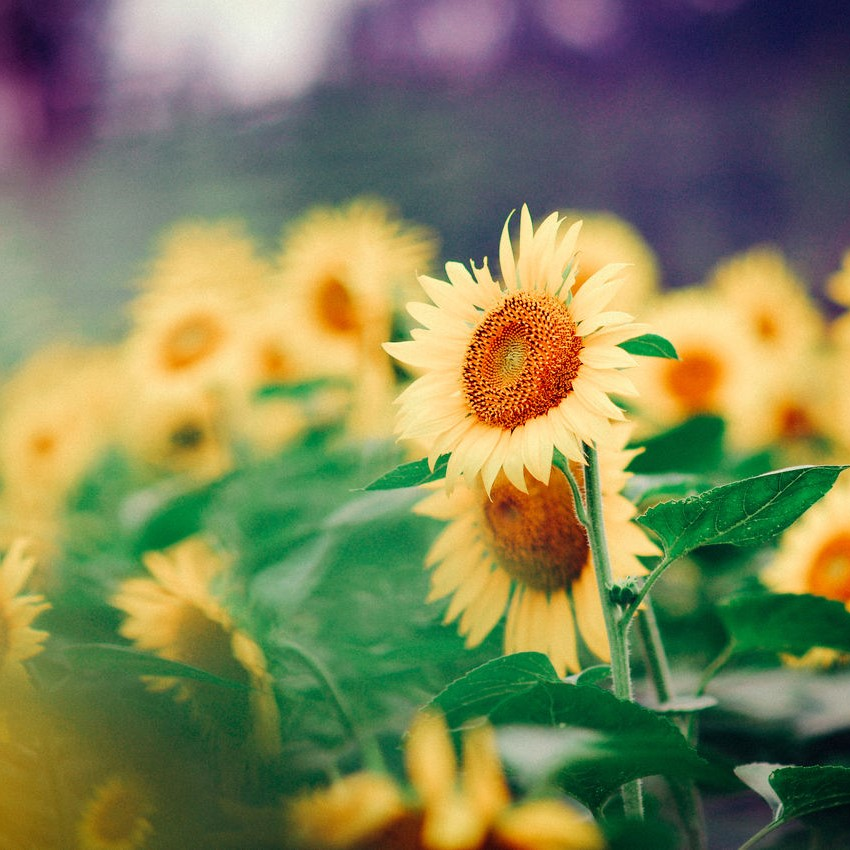
#> input picture PCA/original.jpg, 850 x 850 px
$ python image_compression.py
#> lines starting #> are read from the running program, lines starting #| are printed output that depends on the picture
#!/usr/bin/env python
# -*- coding:utf-8 -*-
# Author: Yandong
# Time  :2019/11/20 6:27
# Compress the image by PCA

import numpy as np
import pylab as pl


def princomp(A, numpc=0):
    """
    :param A:  the original data
    :param numpc: the principal component number
    :return: coeff: the main eigenvector
             score: switch the low dimension space
             latent: eigenvalue
    """
    # computing eigenvalues and eigenvectors of covariance matrix
    M = (A-np.mean(A.T, axis=1)).T  # subtract the mean (along columns)
    [latent, coeff] = np.linalg.eig(np.cov(M))
    p = np.size(coeff, axis=1)
    idx = np.argsort(latent) # sorting the eigenvalues
    idx = idx[::-1]       # in ascending order
    # sorting eigenvectors according to the sorted eigenvalues
    coeff = coeff[:, idx]
    latent = latent[idx] # sorting eigenvalues
    if 0 < numpc < p:
        coeff = coeff[:, range(numpc)] # cutting some PCs if needed
        score = np.dot(coeff.T, M) # projection of the data in the new space
    return coeff, score, latent


A = pl.imread('original.jpg')  # load an image
#> A is the input picture: shape (850, 850, 3); mean R, G, B 128.2, 130.3, 87.8
A = np.mean(A, 2)  # to get a 2-D array
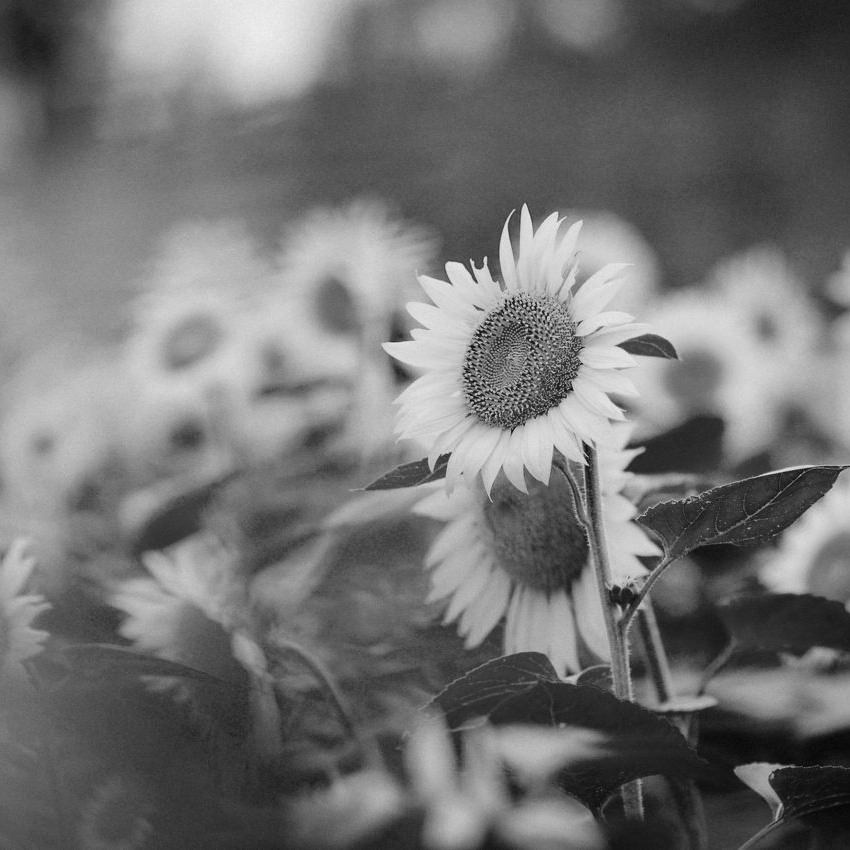
#> A: shape (850, 850) float64; min 5, max 240.3, mean 115.4
full_pc = np.size(A, axis=1)  # numbers of all the principal components
#> full_pc = 850
i = 1
dist = []
for numpc in range(10, 60, 10): # 0 10 20 ... full_pc
    coeff, score, latent = princomp(A, numpc)
    Ar = np.dot(coeff, score).T + np.mean(A, axis=0)  # image reconstruction
    # difference in Frobenius norm
    dist.append(np.linalg.norm(A-Ar, 'fro'))
    # showing the pics reconstructed with less than 50 PCs
    if numpc <= 50:
        ax = pl.subplot(2, 3, i, frame_on=False)
        ax.xaxis.set_major_locator(pl.NullLocator())  # remove ticks
        ax.yaxis.set_major_locator(pl.NullLocator())
        i += 1
        pl.imshow(pl.flipud(Ar))
        pl.title('PCs # '+str(numpc))
        pl.gray()
#> this loop made 5 passes
#> pass 1, in princomp, `M = (A-np.mean(A.T, axis=1)).T`:
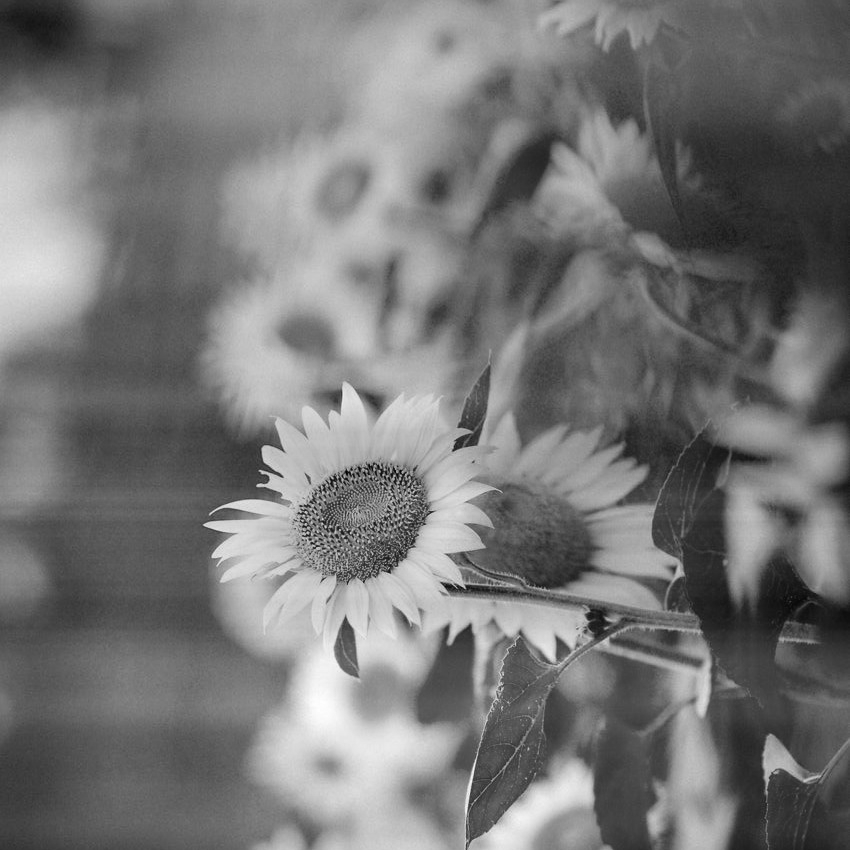
#> M: shape (850, 850) float64; min -122.6, max 141, mean 0; drawn with min black and max white
#> pass 1, in princomp, `[latent, coeff] = np.linalg.eig(np.cov(M))`:
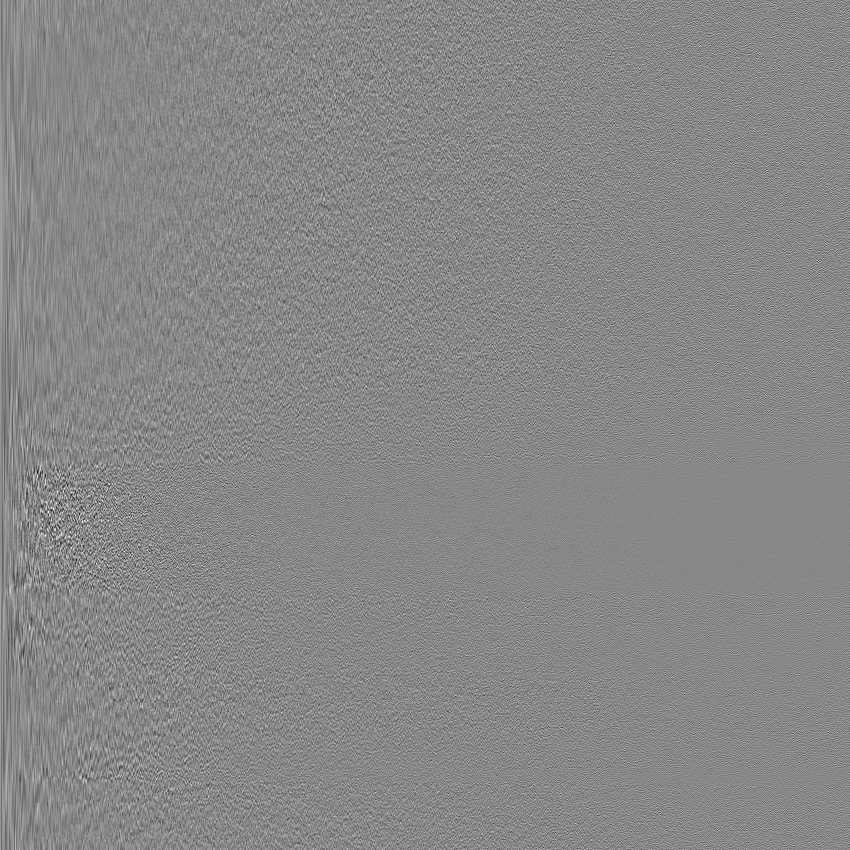
#> coeff: shape (850, 850) float64; min -0.282, max 0.248, mean 3.05e-05; drawn with min black and max white
#> pass 1, `Ar = np.dot(coeff, score).T + np.mean(A, axis=0)`:
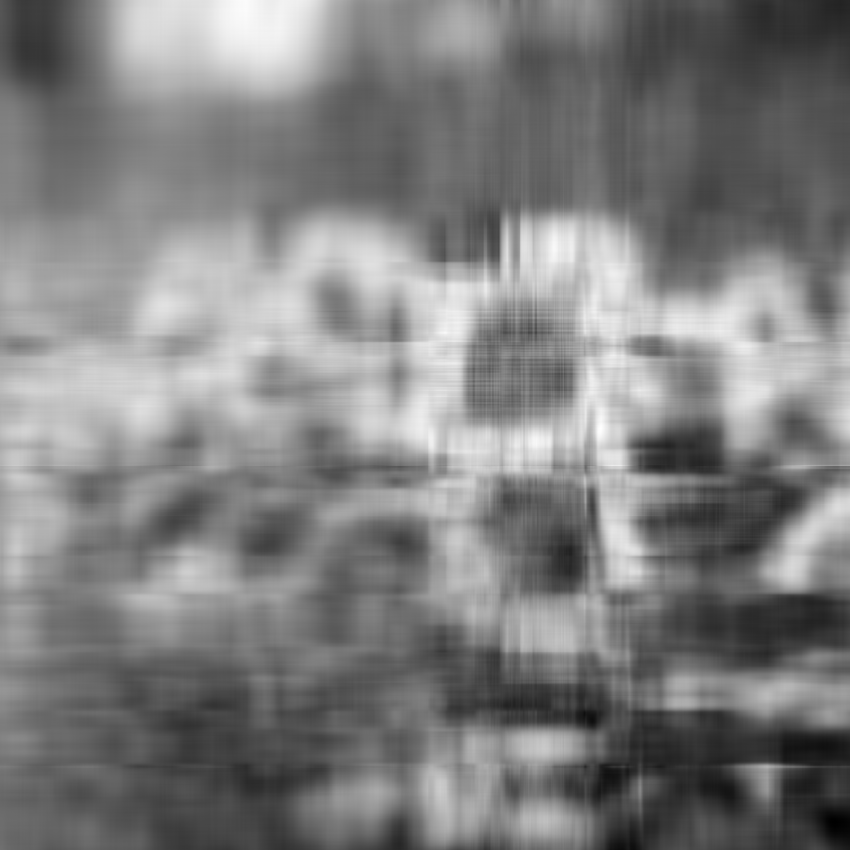
#> Ar: shape (850, 850) float64; min -14.81, max 245.4, mean 115.4; drawn with min black and max white
#> after the loop:
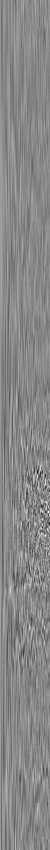
#> coeff: shape (850, 50) float64; min -0.282, max 0.248, mean 0.000584; drawn with min black and max white
#> after the loop, dist = [13779.7, 9040.3, 7315.9, 6287.1, 5536.5]; i = 6

ax = pl.subplot(2, 3, 6, frame_on=False)
ax.xaxis.set_major_locator(pl.NullLocator()) # remove ticks
ax.yaxis.set_major_locator(pl.NullLocator())
pl.imshow(pl.flipud(A))
pl.title('numpc FULL')
pl.gray()
pl.show()
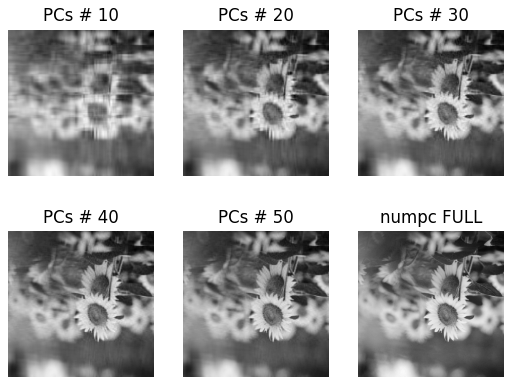
#> figure drawn by matplotlib, 6 panels
